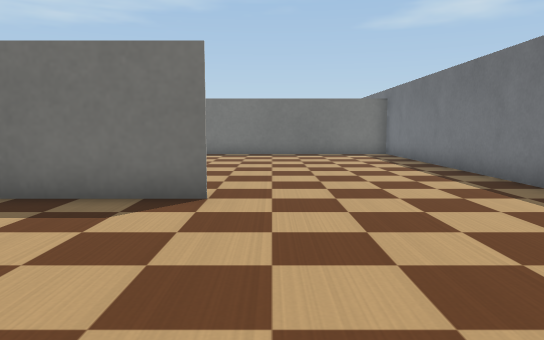
view 1 (above)

16 first-person views from a walk through a robot-simulator world made for Webots. The camera is 0.27 m above the floor, tilts 6° down and sees 70° across. The floor is counted in squares, 0.25 m on a side. Each view is taken from the middle of a square. On the plan, view 1 faces up. The plan holds only what a view shows up to about 14 squares ahead; the rest is blank. Webots' stock objects and surfaces are drawn as simple stand-ins.

view 2
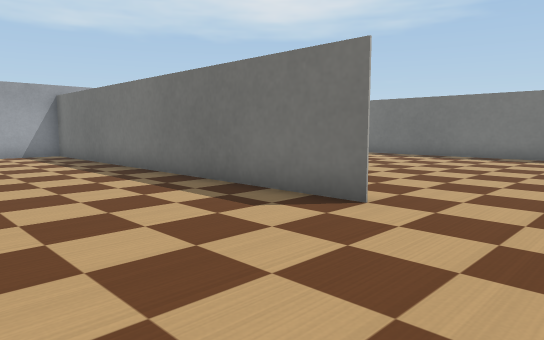

view 3
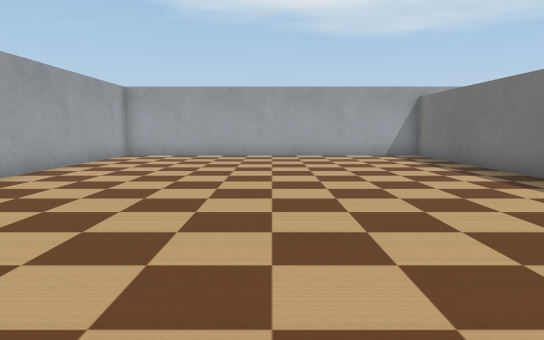

view 4
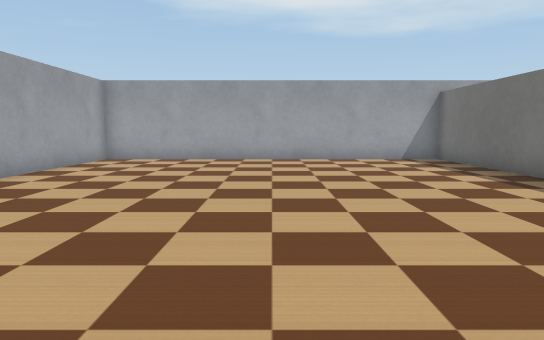

view 5
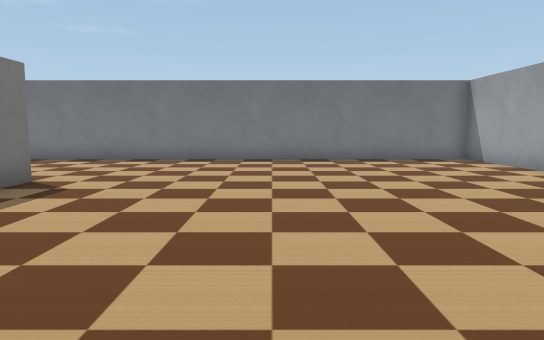

view 6
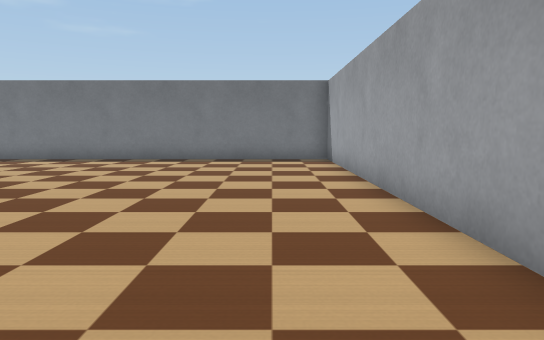

view 7
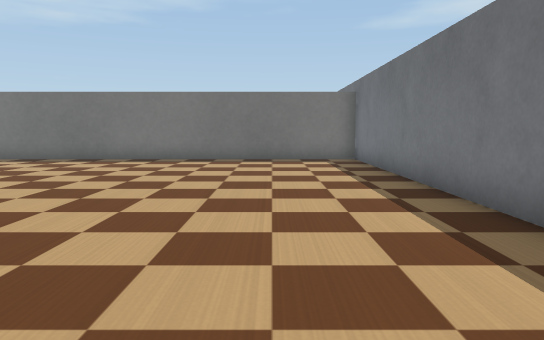

view 8
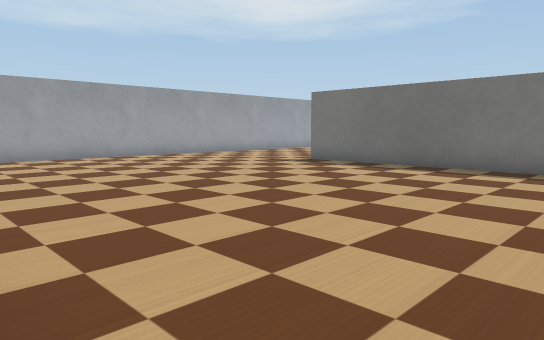

view 9
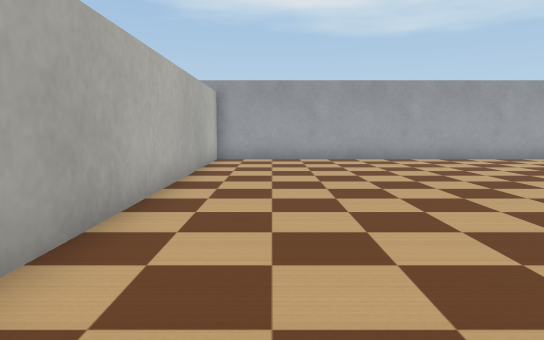

view 10
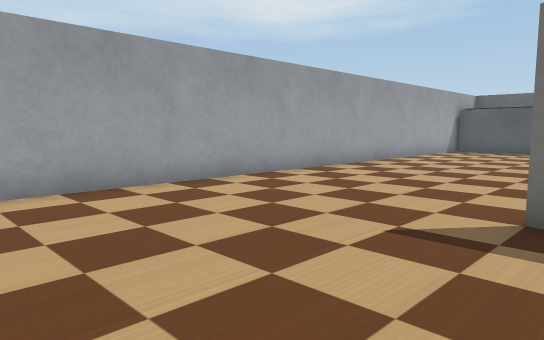

view 11
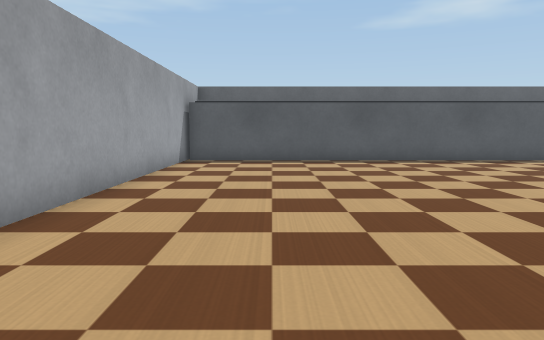

view 12
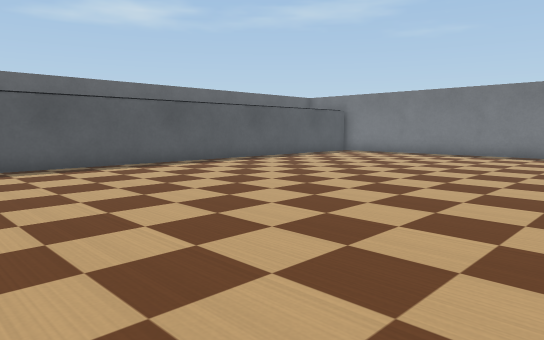

view 13
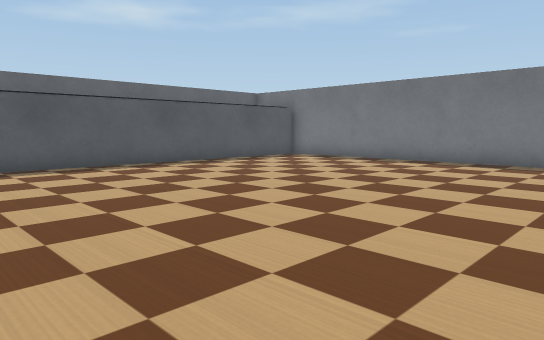

view 14
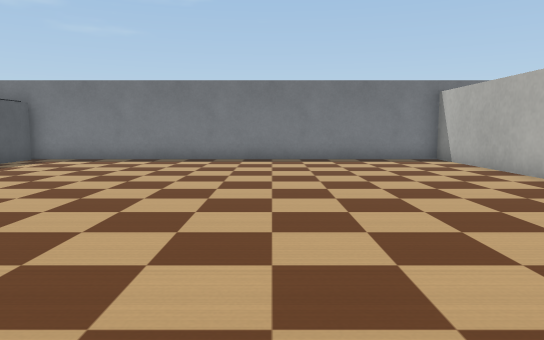

view 15
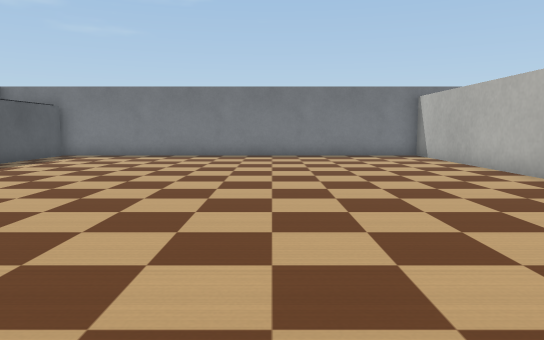

view 16
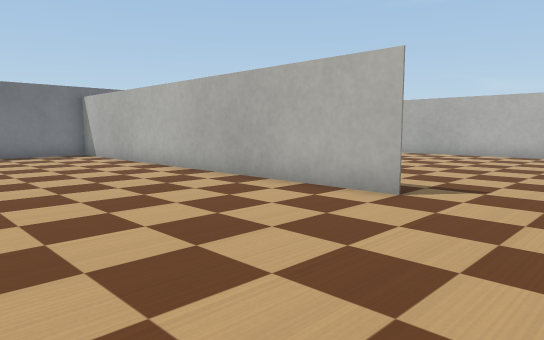

### Floor plan
Key: @ floor where view 1 was taken; # wall or solid block; . floor; C conveyor.
Columns run from 15 left of view 1 to 5 right of it. Each row starts with its distance up from view 1.
 34       ########
 33                     #
 32 #CCCCCCCCCCCCCCCCCCC#
 31 #...................#
 30 #...................#
 29 #...................#
 28 #...................#
 27 #...................#
 26 #...................#
 25 #...................#
 24 #...................#
 23 #...................#
 22 #...................#
 21 #...................#
 20 #...................#
 19 #...................#
 18 #...................#
 17 #.....###############
 16 #...................#
 15 #...................#
 14 #...................#
 13 #...................#
 12 #...................#
 11 #...................#
 10 #...................#
  9 #...................#
  8 #...................#
  7 #...................#
  6 ##############......#
  5 #...................#
  4 #...................#
  3 #...................#
  2 #...................#
  1 #...................#
  0 #..............@....#
 -1 #...................#
 -2 #...................#
 -3 #...................#
 -4 #...................#
 -5 #...................#
 -6 #####################

Positions as (right, up) in squares from view 1, and headings:
1: (0, 0), facing up
2: (2, 1), facing up-left
3: (1, 0), facing left
4: (-1, 0), facing left
5: (-9, 1), facing right
6: (-9, -4), facing right
7: (2, 3), facing up
8: (0, 6), facing up-left
9: (-1, 8), facing left
10: (-8, 12), facing up-left
11: (-12, 18), facing up
12: (-12, 20), facing up-right
13: (-8, 20), facing up-right
14: (-9, 23), facing right
15: (-11, 23), facing right
16: (-12, 23), facing down-right
